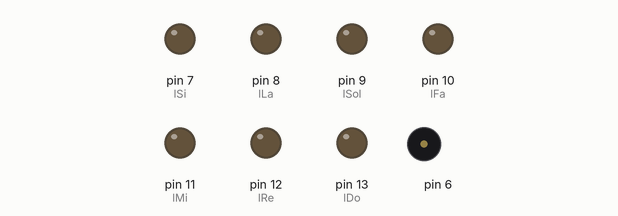
Recording of a sketch running on a simulated Arduino Uno, built with avr-gcc and run on an emulated ATmega328P. Parts: output pins drawn as LEDs (lit = HIGH), buzzer (waves = sounding).

Above: at 0.1 s.
At 8.2 s:
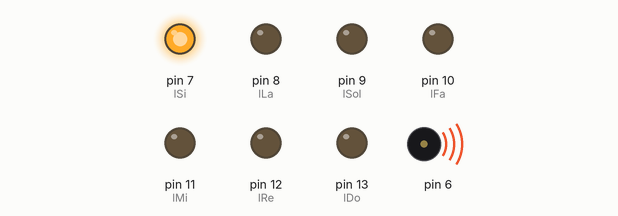
At 15.3 s:
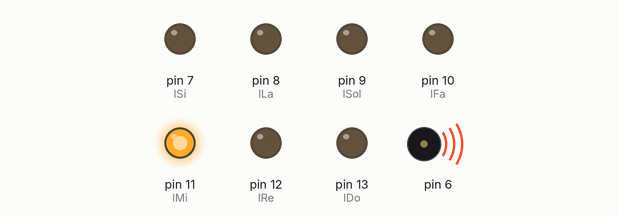
At 16.3 s:
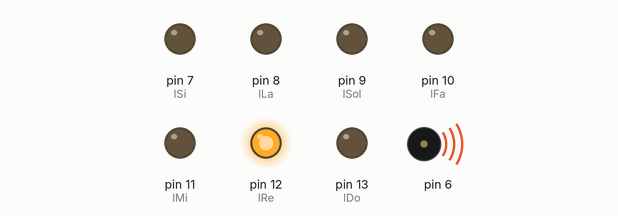
At 19.4 s:
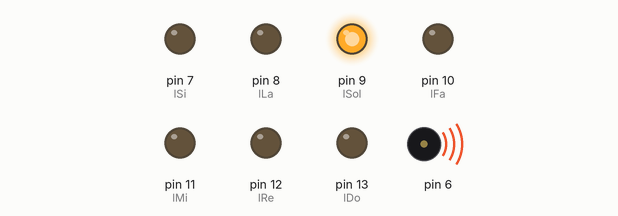
At 36.6 s:
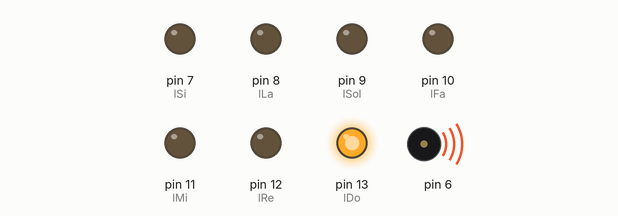
Timing chart, 0 to 40.0 s (numbered marks = the images above):
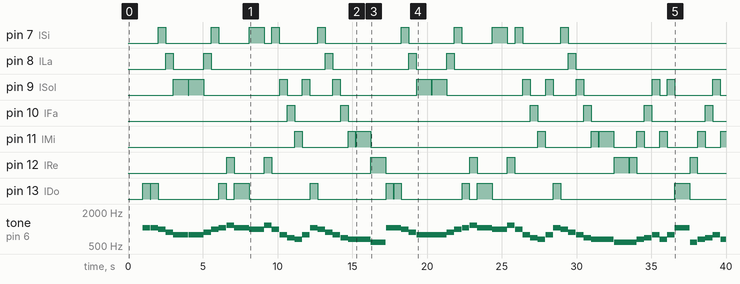

Measured:
- by itself, pin 7 (lSi): LOW → HIGH at 2.0 s, → LOW 0.50 s later, → HIGH 3.1 s later, → LOW 0.50 s later, … (20 changes in this stretch)
- by itself, pin 8 (lLa): LOW → HIGH at 2.5 s, → LOW 0.50 s later, → HIGH 2.0 s later, → LOW 0.50 s later, … (12 changes in this stretch)
- by itself, pin 10 (lFa): LOW → HIGH at 10.7 s, → LOW 0.50 s later, → HIGH 3.1 s later, → LOW 0.50 s later, … (12 changes in this stretch)
- by itself, pin 12 (lRe): LOW → HIGH at 6.6 s, → LOW 0.50 s later, → HIGH 2.0 s later, → LOW 0.50 s later, … (16 changes in this stretch)
- by itself, tone on pin 6: plays 1044 Hz for 0.50 s, 1044 Hz for 0.50 s, 986 Hz for 0.50 s, 880 Hz for 0.50 s, 784 Hz for 1.0 s, 784 Hz for 1.0 s … (64 notes in this stretch)

The sketch:

led-blink.ino
```cpp
int lDo = 13;
int lRe = 12;
int lMi = 11;
int lFa = 10;
int lSol = 9;
int lLa = 8;
int lSi = 7;

int tDo = 261;
int tRe = 293;
int tMi = 329;
int tFa = 349;
int tSol = 392;
int tLa = 440;
int tSi = 493;

int tDo1 = 522;
int tRe1 = 586;
int tMi1 = 658;
int tFa1 = 698;
int tSol1 = 784;
int tLa1 = 880;
int tSi1 = 986;

int tDo2 = 1044;
int tRe2 = 1172;
int tMi2 = 1316;
int tFa2 = 1396;
int tSol2 = 1568;
int tLa2 = 1760;
int tSi2 = 1972;

int minim = 1000;
int crotchet = 500;

int buzzer = 6;

void playLed(int notePin, int state) {
    digitalWrite(notePin, state);
}

void playTone(int buzzerPin, int scaleNote) {
    tone(buzzerPin, scaleNote);
}

void play(int buzzerPin, int scaleNote, int notePin, int time) {
    playLed(notePin, HIGH);
    playTone(buzzerPin, scaleNote);
    delay(time);
    playLed(notePin, LOW);
    noTone(buzzerPin);
    delay(10);
}

void setup()
{
    pinMode(lDo, OUTPUT);
    pinMode(lRe, OUTPUT);
    pinMode(lMi, OUTPUT);
    pinMode(lFa, OUTPUT);
    pinMode(lSol, OUTPUT);
    pinMode(lLa, OUTPUT);
    pinMode(lSi, OUTPUT);
}

void firstSystem(int fermata) {
      // 1o time
    play(buzzer, tDo2, lDo, crotchet);
    play(buzzer, tDo2, lDo, crotchet);
    play(buzzer, tSi1, lSi, crotchet);
    play(buzzer, tLa1, lLa, crotchet);

    // 2o time
    play(buzzer, tSol1, lSol, minim);
    play(buzzer, tSol1, lSol, minim);

    // 3o time
    play(buzzer, tLa1, lLa, crotchet);
    play(buzzer, tSi1, lSi, crotchet);
    play(buzzer, tDo2, lDo, crotchet);
    play(buzzer, tRe2, lRe, crotchet);

    // 4o time
    play(buzzer, tDo2, lDo, minim);
    play(buzzer, tSi1, lSi, minim);

    // 5o time
    play(buzzer, tRe2, lRe, crotchet);
    play(buzzer, tSi1, lSi, crotchet);
    play(buzzer, tSol1, lSol, crotchet);
    play(buzzer, tFa1, lFa, crotchet);

    // 6o time
    play(buzzer, tMi1, lMi, crotchet);
    play(buzzer, tSol1, lSol, crotchet);
    play(buzzer, tDo2, lDo, crotchet);
    play(buzzer, tSi1, lSi, crotchet);

    // 7o time
    play(buzzer, tLa1, lLa, crotchet);
    play(buzzer, tSol1, lSol, crotchet);
    play(buzzer, tFa1, lFa, crotchet);
    play(buzzer, tMi1, lMi, crotchet);

    // 8o time
    play(buzzer, tMi1, lMi, minim);
    play(buzzer, tRe1, lRe, minim);
}

void secondSystem(int fermata) {
    // 1o time
    play(buzzer, tRe1, lRe, crotchet);
    play(buzzer, tMi1, lMi, crotchet);
    play(buzzer, tFa1, lFa, crotchet);
    play(buzzer, tSol1, lSol, crotchet);

    // 2o time
    play(buzzer, tMi1, lMi, crotchet);
    play(buzzer, tSol1, lSol, crotchet);
    play(buzzer, tDo2, lDo, minim);

    // 3o time
    play(buzzer, tRe1, lRe, crotchet);
    play(buzzer, tMi1, lMi, crotchet);
    play(buzzer, tFa1, lFa, crotchet);
    play(buzzer, tSol1, lSol, crotchet);

    // 4o time
    play(buzzer, tMi1, lMi, crotchet);
    play(buzzer, tSol1, lSol, crotchet);
    play(buzzer, tDo2, lDo, minim);

    // 5o time
    play(buzzer, tLa1, lLa, crotchet);
    play(buzzer, tSi1, lSi, crotchet);
    play(buzzer, tDo2, lDo, crotchet);
    play(buzzer, tRe2, lRe, crotchet);

    // 6o time
    play(buzzer, tSi1, lSi, crotchet);
    play(buzzer, tSol1, lSol, crotchet);
    play(buzzer, tDo2, lDo, crotchet);
    play(buzzer, tSol1, lSol, crotchet);

    // 7o time
    play(buzzer, tLa1, lLa, crotchet);
    play(buzzer, tRe2, lRe, crotchet);
    play(buzzer, tDo2, lDo, crotchet);
    play(buzzer, tSi1, lSi, crotchet);

    // 8o time
    play(buzzer, tRe2, lRe, minim);
    play(buzzer, tDo2, lDo, minim + fermata);
}

void loop() {
  delay(1000);
  firstSystem(0);
  //ritornello
  firstSystem(0);

  secondSystem(0);
  //ritornello
  secondSystem(1000); // fermata on last execution
  delay(2000);
}
```
